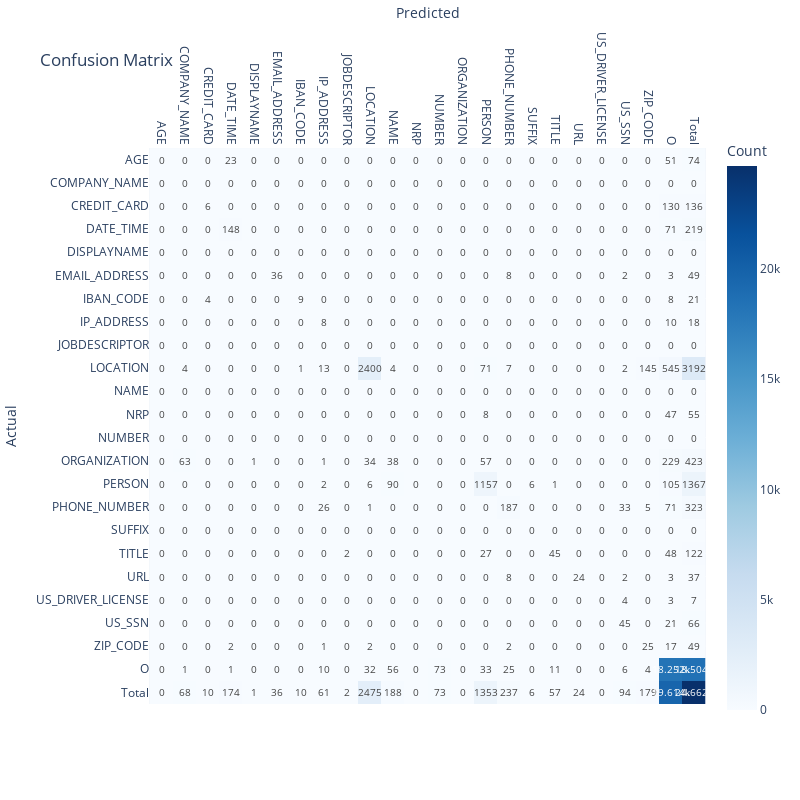

The notebook cell this image was saved under:
### Code cell
plotter.plot_confusion_matrix(entities=entities, confmatrix=confmatrix)

### Figure 1 — Plotly figure (JSON) as saved in the notebook; plotly's stock layout.template omitted (floating-point values rounded to 4 significant figures; data arrays with more than 128 entries replaced by an {"elided": "..."} marker saying what was removed)
{"data": [{"coloraxis": "coloraxis", "hovertemplate": "Predicted: %{x}<br>Actual: %{y}<br>Count: %{z}<extra></extra>", "name": "0", "textfont": {"size": 10}, "texttemplate": "%{z}", "type": "heatmap", "x": ["AGE", "COMPANY_NAME", "CREDIT_CARD", "DATE_TIME", "DISPLAYNAME", "EMAIL_ADDRESS", "IBAN_CODE", "IP_ADDRESS", "JOBDESCRIPTOR", "LOCATION", "NAME", "NRP", "NUMBER", "ORGANIZATION", "PERSON", "PHONE_NUMBER", "SUFFIX", "TITLE", "URL", "US_DRIVER_LICENSE", "US_SSN", "ZIP_CODE", "O", "Total"], "xaxis": "x", "y": ["AGE", "COMPANY_NAME", "CREDIT_CARD", "DATE_TIME", "DISPLAYNAME", "EMAIL_ADDRESS", "IBAN_CODE", "IP_ADDRESS", "JOBDESCRIPTOR", "LOCATION", "NAME", "NRP", "NUMBER", "ORGANIZATION", "PERSON", "PHONE_NUMBER", "SUFFIX", "TITLE", "URL", "US_DRIVER_LICENSE", "US_SSN", "ZIP_CODE", "O", "Total"], "yaxis": "y", "z": {"elided": "24x24 int values"}}], "layout": {"coloraxis": {"colorbar": {"title": {"text": "Count"}}, "colorscale": [[0, "rgb(247,251,255)"], [0.125, "rgb(222,235,247)"], [0.25, "rgb(198,219,239)"], [0.375, "rgb(158,202,225)"], [0.5, "rgb(107,174,214)"], [0.625, "rgb(66,146,198)"], [0.75, "rgb(33,113,181)"], [0.875, "rgb(8,81,156)"], [1, "rgb(8,48,107)"]]}, "height": 800, "title": {"text": "Confusion Matrix"}, "width": 800, "xaxis": {"anchor": "y", "constrain": "domain", "domain": [0, 1], "scaleanchor": "y", "side": "top", "tickangle": 90, "title": {"standoff": 10, "text": "Predicted"}}, "yaxis": {"anchor": "x", "autorange": "reversed", "constrain": "domain", "domain": [0, 1], "title": {"text": "Actual"}}}}
